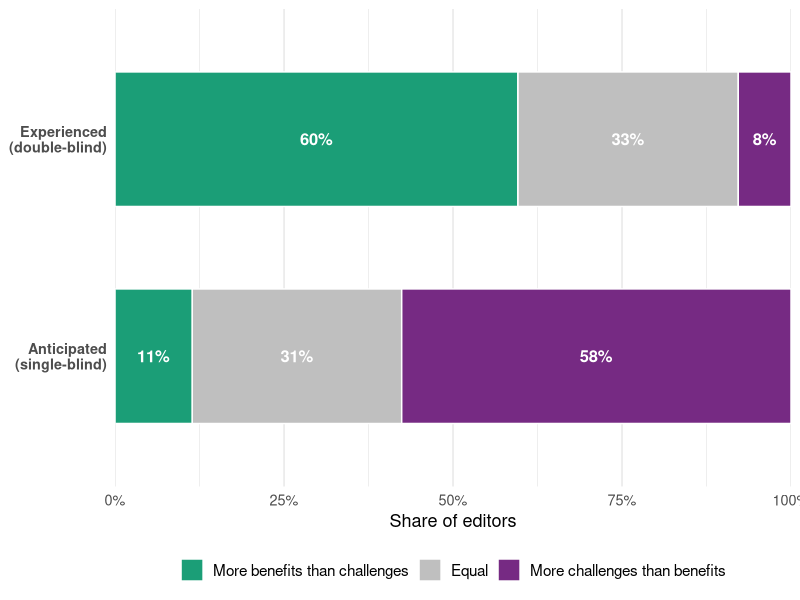

Here is the R script that generated this plot:
# 07_figS6_net_favorability.R
# Figure S6: net favorability collapsed to three categories (more challenges /
# equal / more benefits) per model, as a 100% stacked bar.
#
# Input:  data/blinding_survey_dat.csv
# Output: figures/FigureS6_net_favorability.png
# Run from the repo root: Rscript scripts/07_figS6_net_favorability.R

suppressPackageStartupMessages({ library(tidyverse); library(scales) })

# Benefit (5) and challenge (6) item columns
bens  <- c("benefit_a","benefit_b","benefit_c","benefit_d","benefit_e")
chals <- c("challenge_a","challenge_b","challenge_c","challenge_d","challenge_e","challenge_f")

# --- Net favorability per respondent: benefits endorsed minus challenges -----
# Analytical sample, restricted to editors routed to the benefit/challenge items
# (all double/triple-blind, plus single-blind editors with a considered-status).
# net > 0 / < 0 / = 0 -> "more benefits" / "more challenges" / "equal".
d <- read_csv("data/blinding_survey_dat.csv", show_col_types = FALSE) %>%
  filter(sample == "analytical", pub_model == "Double/triple blind" | !is.na(consid_status)) %>%
  mutate(nb = rowSums(across(all_of(bens))),
         nc = rowSums(across(all_of(chals))),
         net = nb - nc) %>%
  filter(!is.na(net)) %>%                       # item-complete respondents
  mutate(group = if_else(pub_model == "Double/triple blind",
                         "Experienced\n(double-blind)", "Anticipated\n(single-blind)"),
         cat = case_when(net > 0 ~ "More benefits than challenges",
                         net < 0 ~ "More challenges than benefits",
                         TRUE    ~ "Equal"))

# --- Share of editors in each category, within model (bars sum to 100%) ------
n_by <- d %>% count(group, name = "n_group")
plot_dat <- d %>% count(group, cat) %>% left_join(n_by, by = "group") %>%
  mutate(prop = n / n_group,
         cat = factor(cat, levels = c("More challenges than benefits", "Equal",
                                      "More benefits than challenges")),
         group = factor(group, levels = c("Anticipated\n(single-blind)",
                                          "Experienced\n(double-blind)")))

# --- Plot: horizontal 100% stacked bar, one bar per model --------------------
cat_cols <- c("More challenges than benefits" = "#762a83",  # purple
              "Equal" = "grey75",
              "More benefits than challenges" = "#1b9e77")   # green

p <- ggplot(plot_dat, aes(x = group, y = prop, fill = cat)) +
  geom_col(width = 0.62, color = "white") +
  geom_text(aes(label = ifelse(prop >= 0.04, percent(prop, accuracy = 1), "")),
            position = position_stack(vjust = 0.5), size = 4.2, color = "white", fontface = "bold") +
  coord_flip() +
  scale_y_continuous(labels = percent, expand = c(0, 0)) +
  scale_fill_manual(values = cat_cols, name = NULL) +
  labs(x = NULL, y = "Share of editors") +
  guides(fill = guide_legend(reverse = TRUE, nrow = 1)) +
  theme_minimal(base_size = 13) +
  theme(legend.position = "bottom",
        panel.grid.major.y = element_blank(),
        axis.text.y = element_text(face = "bold"),
        legend.text = element_text(size = 11))

# --- Console summary + export ------------------------------------------------
n_sb <- n_by$n_group[grepl("Anticipated", n_by$group)]
n_db <- n_by$n_group[grepl("Experienced", n_by$group)]
cat(sprintf("N item-complete: SB=%d, DB=%d, total=%d\n", n_sb, n_db, n_sb + n_db))
print(plot_dat %>% select(group, cat, prop) %>% mutate(prop = round(prop, 3)))

dir.create("figures", showWarnings = FALSE)
ggsave("figures/FigureS6_net_favorability.png", p, width = 8.5, height = 3.6, dpi = 300, bg = "white")
cat("done: figures/FigureS6_net_favorability.png\n")
